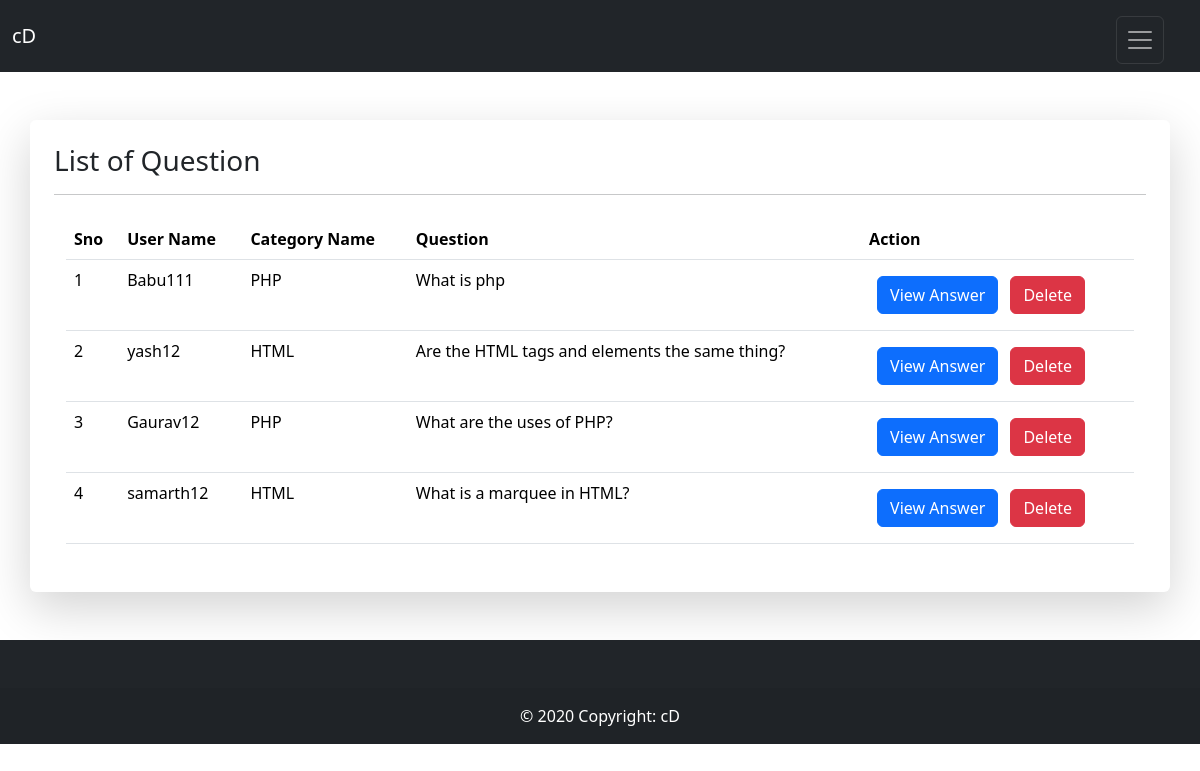
Page /adminQuestionAnswerList.php on the committed database.
### tables this page shows
CREATE TABLE `threads` (
  `thread_id` int(11) NOT NULL,
  `thread_title` varchar(255) NOT NULL,
  `thread_desc` text NOT NULL,
  `thread_cat_id` int(11) NOT NULL,
  `thread_user_id` int(11) NOT NULL,
  `timeStamp` datetime NOT NULL DEFAULT current_timestamp()
);

CREATE TABLE `users` (
  `sno` int(11) NOT NULL,
  `user_email` varchar(60) NOT NULL,
  `user_username` varchar(111) NOT NULL,
  `user_pass` varchar(255) NOT NULL,
  `timestamp` datetime NOT NULL DEFAULT current_timestamp(),
  `user_name` varchar(255) NOT NULL,
  `user_img` varchar(100) NOT NULL
);

CREATE TABLE `categories` (
  `category_id` int(11) NOT NULL,
  `category_name` varchar(255) NOT NULL,
  `category_discreption` varchar(255) NOT NULL,
  `created` datetime NOT NULL DEFAULT current_timestamp()
);

### adminQuestionAnswerList.php (the view, shortened to what this page needs)
<!doctype html>
<html lang="en">
<head>
    <link rel="stylesheet" href="https://cdn.datatables.net/2.0.2/css/dataTables.dataTables.min.css">
    <link href="https://cdn.jsdelivr.net/npm/bootstrap@5.3.2/dist/css/bootstrap.min.css" rel="stylesheet">
</head>
<body>
    <?php include("partials/_adminHeader.php"); ?>
    <?php include("partials/_dbconnect.php"); ?>
    <div class="container p-4">
    </div>
    <div class="shadow-lg p-3 mb-5 bg-white rounded container p-4">
        <h3>List of Question</h3>
        <hr>
        <div class="container my-4">
            <table class="table" id="myTable">
                <thead>
                    <tr>
                        <th scope=" col">Sno</th>
                        <th scope="col">User Name</th>
                        <th scope="col">Category Name</th>
                        <th scope="col">Question</th>
                        <th scope="col">Action</th>
                    </tr>
                </thead>
                <tbody>
                    <?php
                    $sql = "SELECT * FROM `threads`";
                    $result = mysqli_query($conn, $sql);
                    $sno = 1;
                    while ($row = mysqli_fetch_assoc($result)) {
                        $userId = $row['thread_user_id'];
                        $catId = $row['thread_cat_id'];
                        $questionTitle = $row['thread_title'];
                        $qNo = $row['thread_id'];
                        $sql2 = "SELECT * FROM `categories` WHERE `category_id`=$catId";
                        $result2 = mysqli_query($conn, $sql2);
                        $row2 = mysqli_fetch_assoc($result2);
                        $catName = $row2['category_name'];
                        $sql3 = "SELECT * FROM `users` WHERE `sno` =$userId";
                        $result3 = mysqli_query($conn, $sql3);
                        $row3 = mysqli_fetch_assoc($result3);
                        $userName = $row3['user_username'];
                        echo '<tr>
                            <td scope="row">' . $sno . '</td>
                            <td>' . $userName . '</td>
                            <td>' . $catName . '</td>
                            <td>' .  substr($questionTitle, 0, 110) . '</td>
                            <td>
                                <a class=" btn btn-primary m-2" href="/forumForm/adminAnswerList.php?threadid=' . $qNo . '" >View Answer</a>
                                <a class=" btn btn-danger delete" data-bs-toggle="modal" data-bs-target="#DelExampleModal" data-id="' . $row['thread_id'] . '">Delete</a>
                            </td>
                        </tr>';
                        $sno = $sno + 1;
                    }
                    ?>
                </tbody>
            </table>
        </div>
    </div>
    <?php include("partials/_adminfooter.php"); ?>
</body>
</html>

### rows in the picture
threads: users.user_username "Babu111", categories.category_name "PHP", thread_title "What is php"
threads: users.user_username "yash12", categories.category_name "HTML", thread_title "Are the HTML tags and elements the same thing?"
threads: users.user_username "Gaurav12", categories.category_name "PHP", thread_title "What are the uses of PHP?"
threads: users.user_username "samarth12", categories.category_name "HTML", thread_title "What is a marquee in HTML?"
